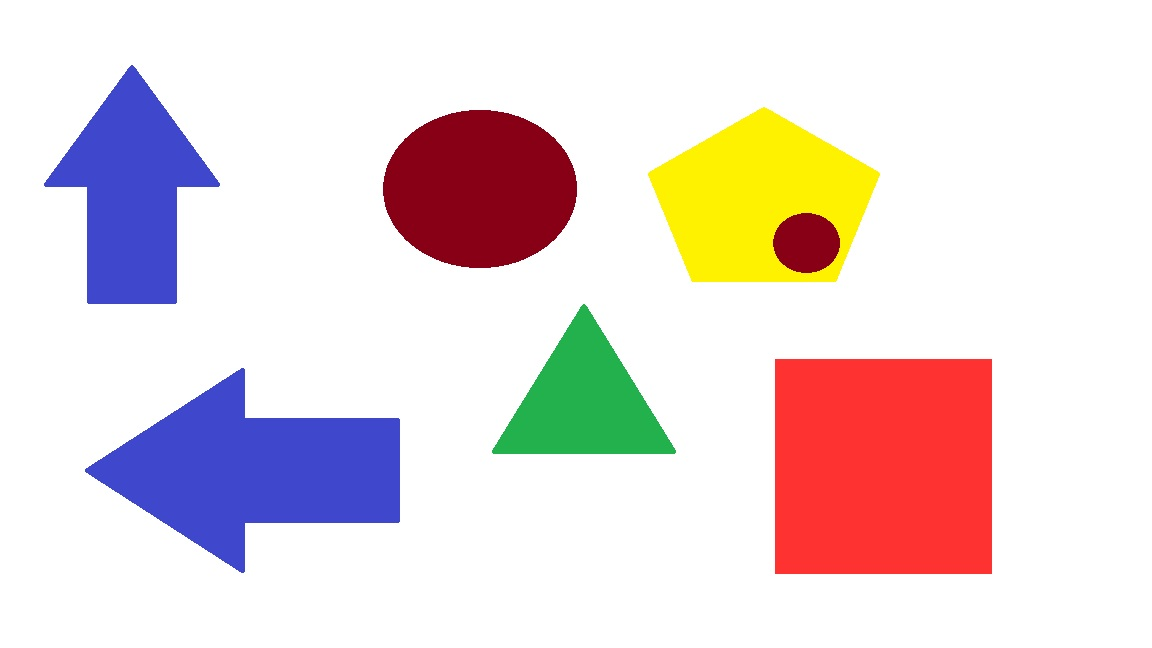
#> input picture codigo_estudiantes/D_Melgar/Figuras.jpg, 1152 x 648 px
$ python opencv_varios_objetos.py
#> lines starting #> are read from the running program, lines starting #| are printed output that depends on the picture; after the words box and inside, x2 and y2 are one past the last pixel; in counts of white or black regions, pixels touching at a corner belong together
import cv2
import numpy as np

imagen = cv2.imread("Figuras.jpg")
#> imagen is the input picture: shape (648, 1152, 3); mean B, G, R 217.8, 217.4, 232.1

if imagen is None:
    raise FileNotFoundError("No se encontró objetos_colores.jpg")

hsv = cv2.cvtColor(imagen, cv2.COLOR_BGR2HSV)
#> hsv: shape (648, 1152, 3); mean H, S, V 20.6, 47.6, 245.1

# Definir rangos aproximados para cada color
colores = {
    "verde": (np.array([35, 70, 50]), np.array([85, 255, 255])),
    "azul": (np.array([90, 70, 50]), np.array([130, 255, 255])),
    "amarillo": (np.array([20, 100, 100]), np.array([35, 255, 255])),
}

mascaras = []

for nombre, (inferior, superior) in colores.items():

    # Crear una máscara para el color actual
    mascara = cv2.inRange(hsv, inferior, superior)

    # Extraer los píxeles del color
    resultado = cv2.bitwise_and(imagen, imagen, mask=mascara)

    # Mostrar cada resultado
    cv2.imshow("Mascara " + nombre, mascara)

    cv2.imshow("Objetos " + nombre, resultado)

    # Guardar los resultados
    cv2.imwrite("mascara_" + nombre + ".jpg", mascara)

    cv2.imwrite("objetos_" + nombre + ".jpg", resultado)
    mascaras.append(mascara)
#> this loop made 3 passes
#> pass 1, `mascara = cv2.inRange(hsv, inferior, superior)`:
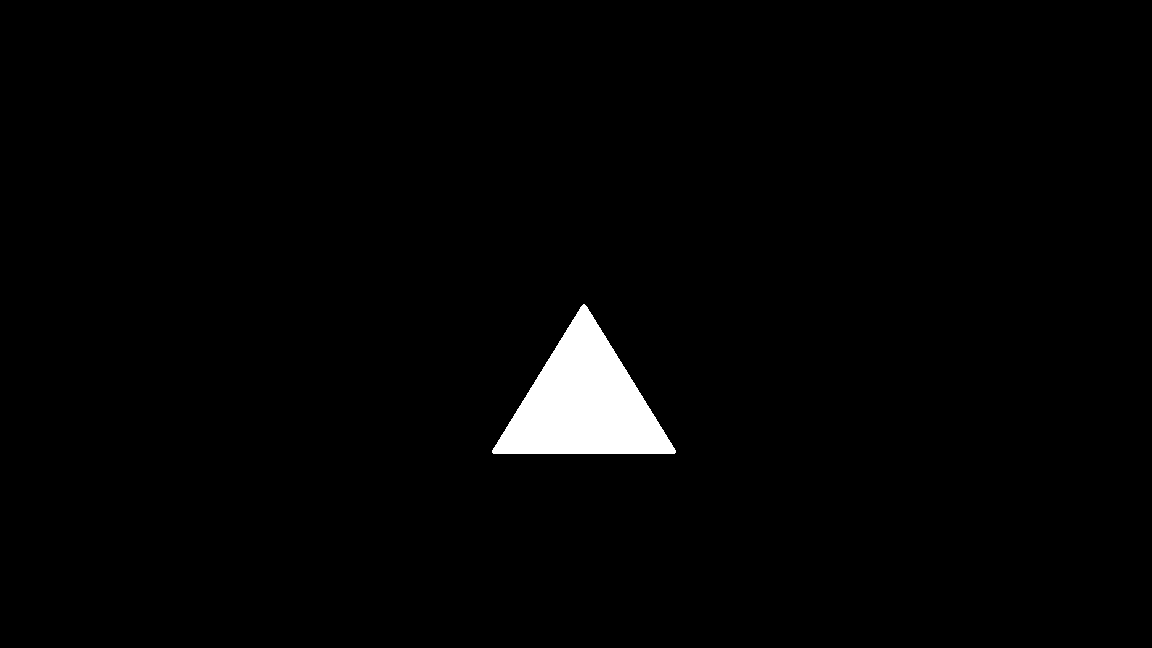
#> mascara: shape (648, 1152); 1.9% white; 1 white region, box (x1, y1, x2, y2) and area: (492, 304, 676, 454) 14305
#> pass 2, `mascara = cv2.inRange(hsv, inferior, superior)`:
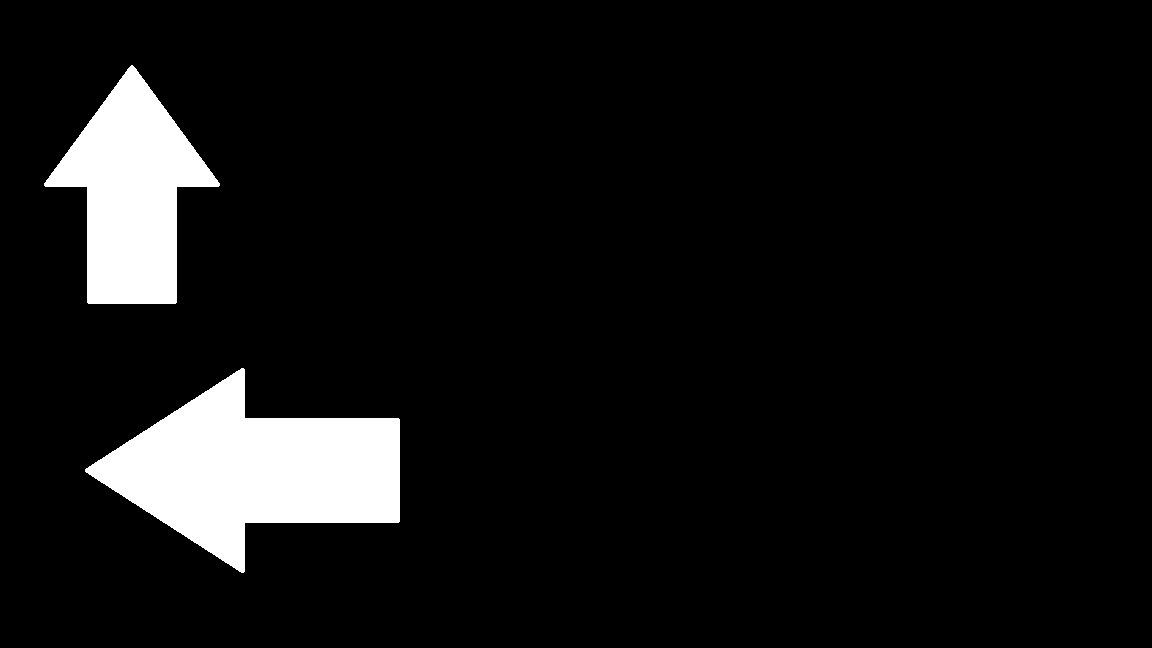
#> mascara: shape (648, 1152); 7.4% white; 2 white regions, box (x1, y1, x2, y2) and area: (85, 368, 400, 573) 33209, (44, 65, 220, 304) 21698
#> pass 2, `resultado = cv2.bitwise_and(imagen, imagen, mask=mascara)`:
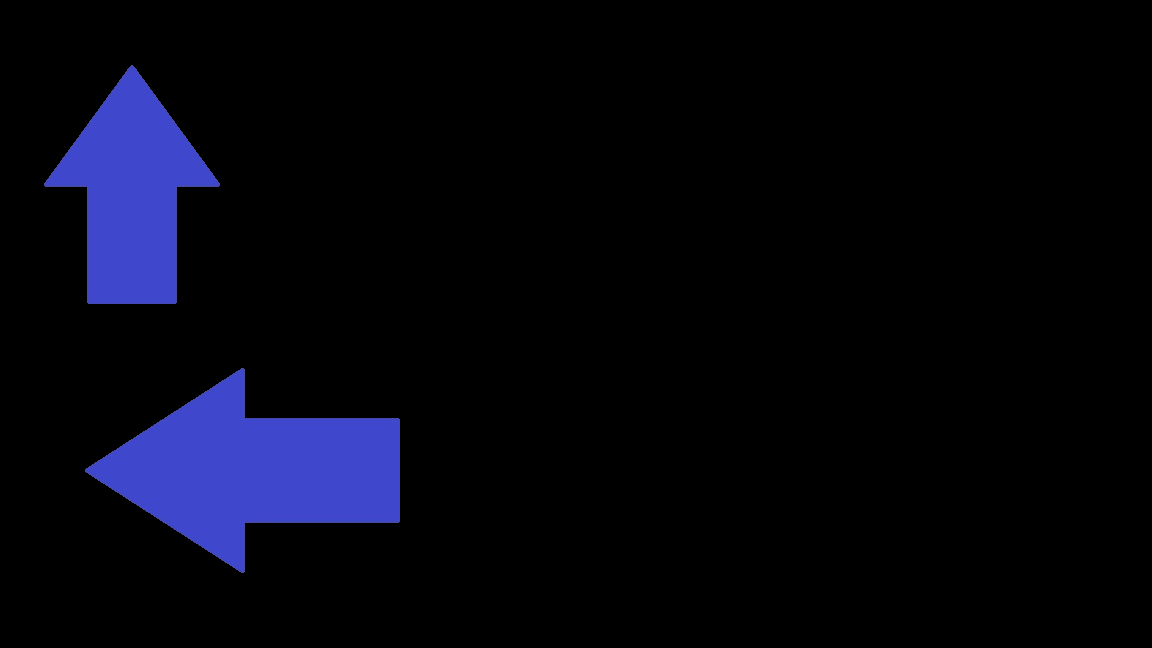
#> resultado: shape (648, 1152, 3); mean B, G, R 14.9, 5.2, 4.7
#> after the loop, mascaras = 3 items

mascara_combinada = mascaras[0] + mascaras[1] + mascaras[2]
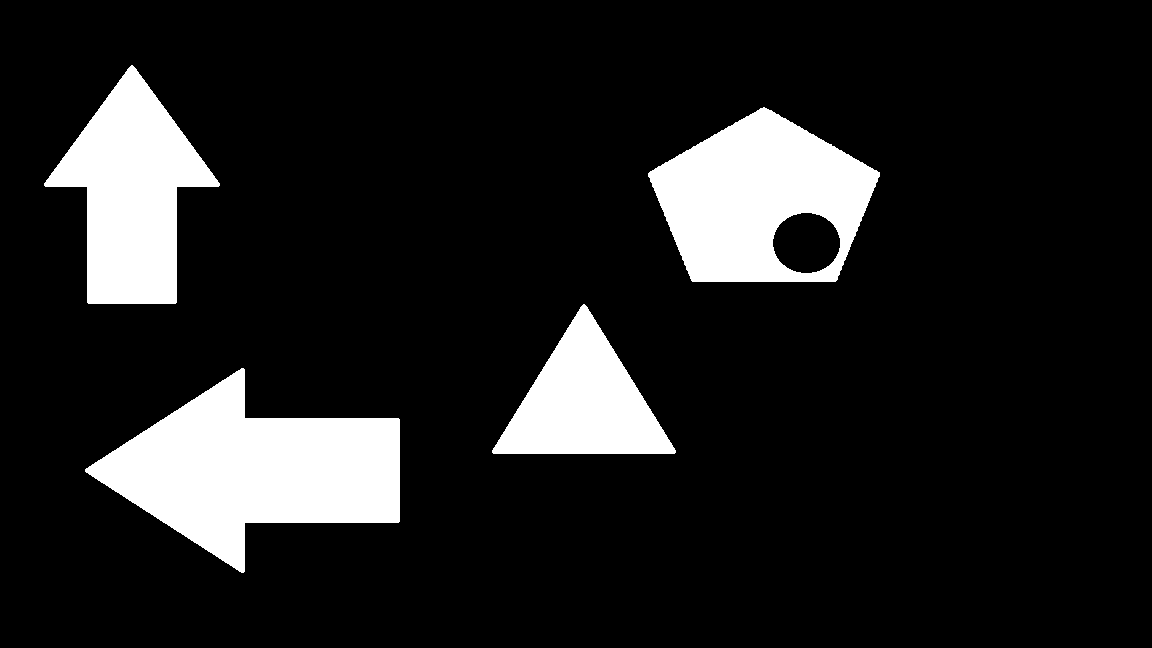
#> mascara_combinada: shape (648, 1152); 12.7% white; 4 white regions, box (x1, y1, x2, y2) and area: (85, 368, 400, 573) 33209, (648, 107, 880, 282) 25232, (44, 65, 220, 304) 21698, (492, 304, 676, 454) 14305


cv2.waitKey(0)
cv2.destroyAllWindows()
